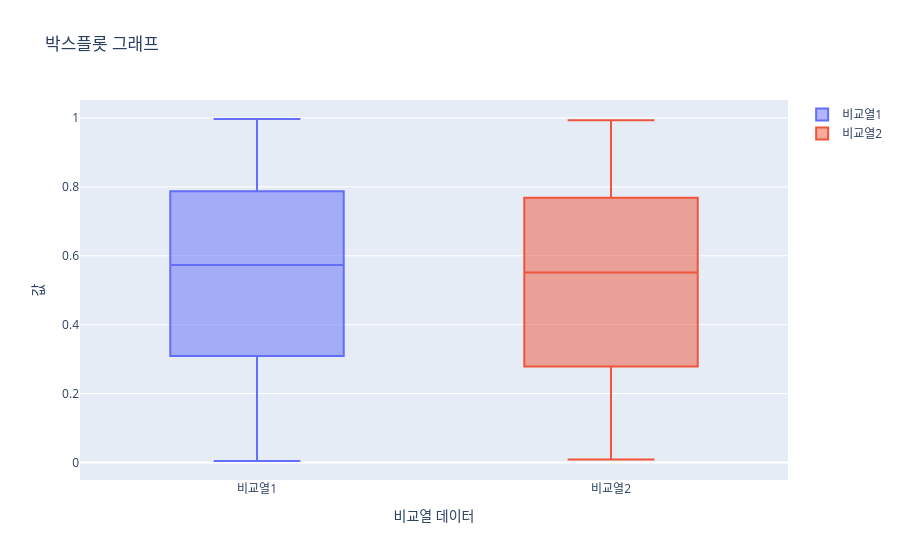

Notebook code for this chart:
### Code cell
import plotly.graph_objects as go
import numpy as np

data1 = np.random.rand(100)
data2 = np.random.rand(100)

fig = go.Figure()

fig.add_trace(
    go.Box(
        y=data1,
        name="비교열1",
        showlegend=True
    )
)
fig.add_trace(
    go.Box(
        y=data2,
        name="비교열2",
        showlegend=True
    )
)

fig.update_layout(
    title= "박스플롯 그래프",
    xaxis_title="비교열 데이터",
    yaxis_title="값"
)
fig.show()
